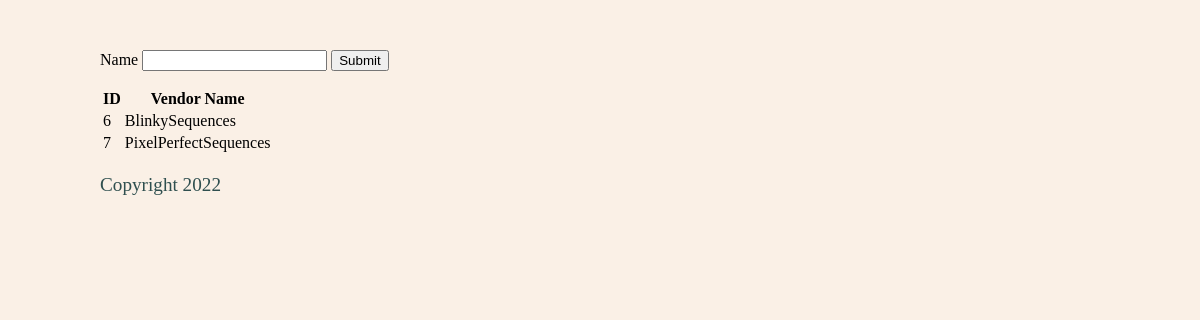
Page /vendors on the earlier database version.
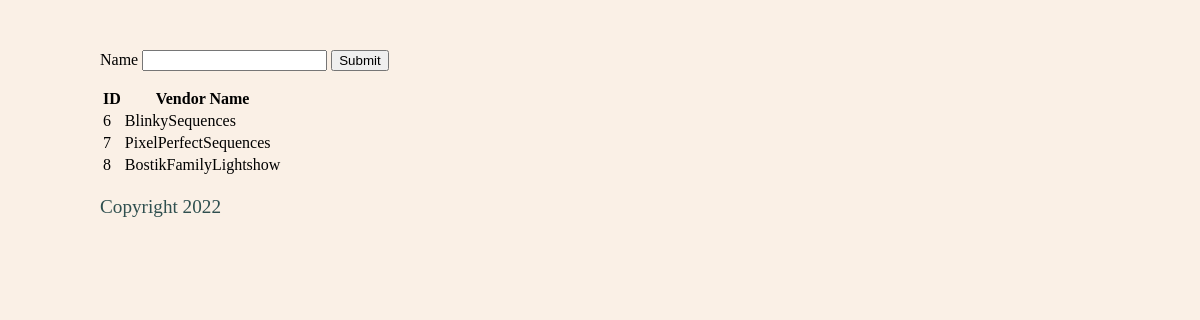
Same page on the later database version.
### app/__init__.py (models this page shows, shortened)
class Vendor(db.Model):  # type: ignore
    id = db.Column(db.Integer, autoincrement=True, primary_key=True)
    name = db.Column(db.String(120), unique=True, index=True, nullable=False)
    urls = db.relationship('BaseUrl', backref='vendor')

### app/__init__.py (the view)
@app.route("/vendors")
def vendors():
    v = Vendor.query.all()
    return render_template("vendors.html", vendors=v)

### app/templates/vendors.html (shortened to what this page needs)
{% extends "base.html" %}
{% block content %}
    <form name="vendor-registration-form" action="{{ url_for('register_vendor') }}" method='post'>
      <label>Name</label>
      <input name="name" type="text" required>
      <input type="submit" />
    </form>
    <div id="vendorlist">
        <table><tr><th>ID</th><th>Vendor Name</th></tr>
      {% for vendor in vendors %}
            <tr><td>{{vendor.id}}</td><td>{{vendor.name}}</td></tr>
      {% endfor %}
        </table>
  </div>
{% endblock %}

Differences in the rows shown:
added Vendor: id "8", name "BostikFamilyLightshow"
